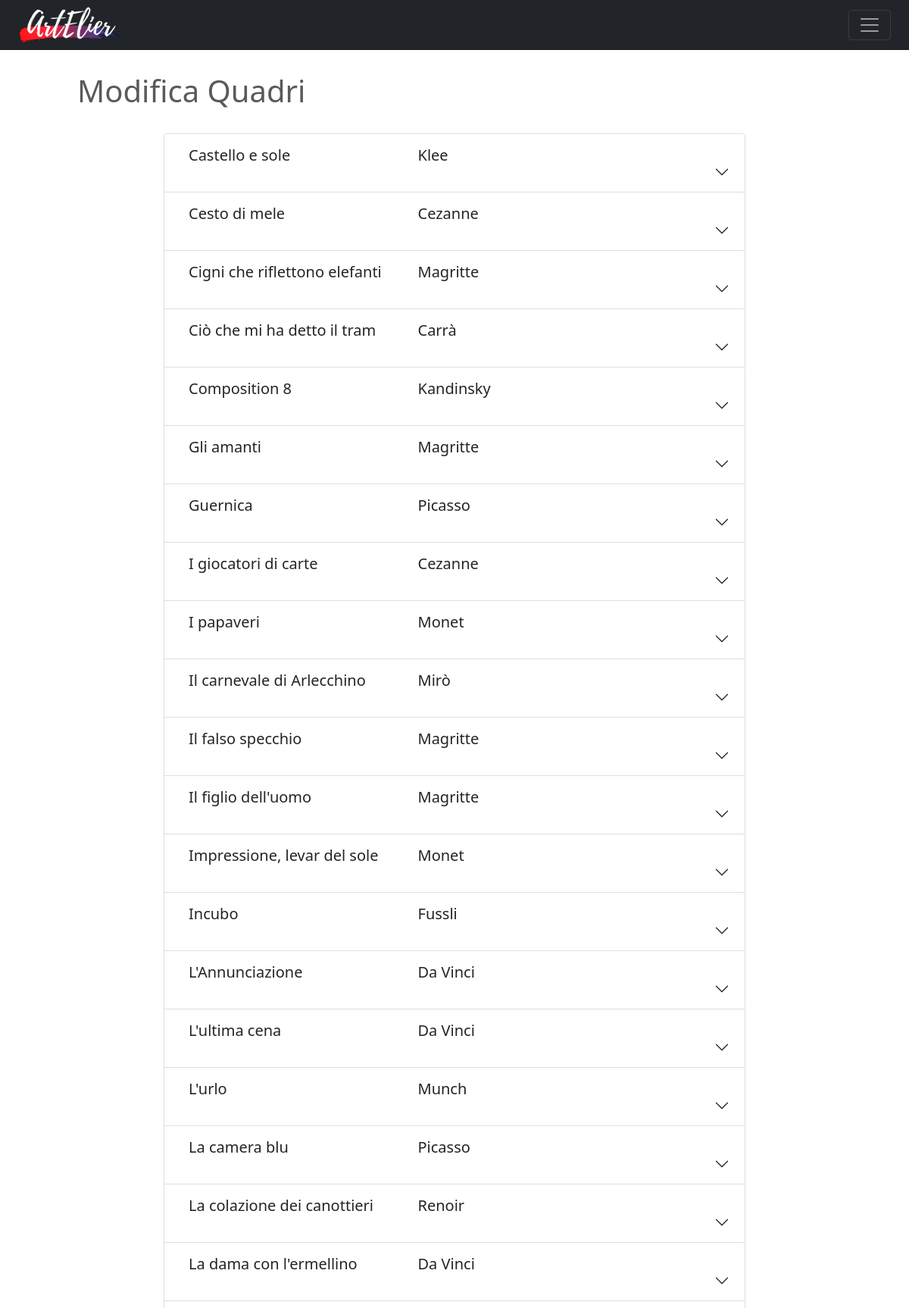
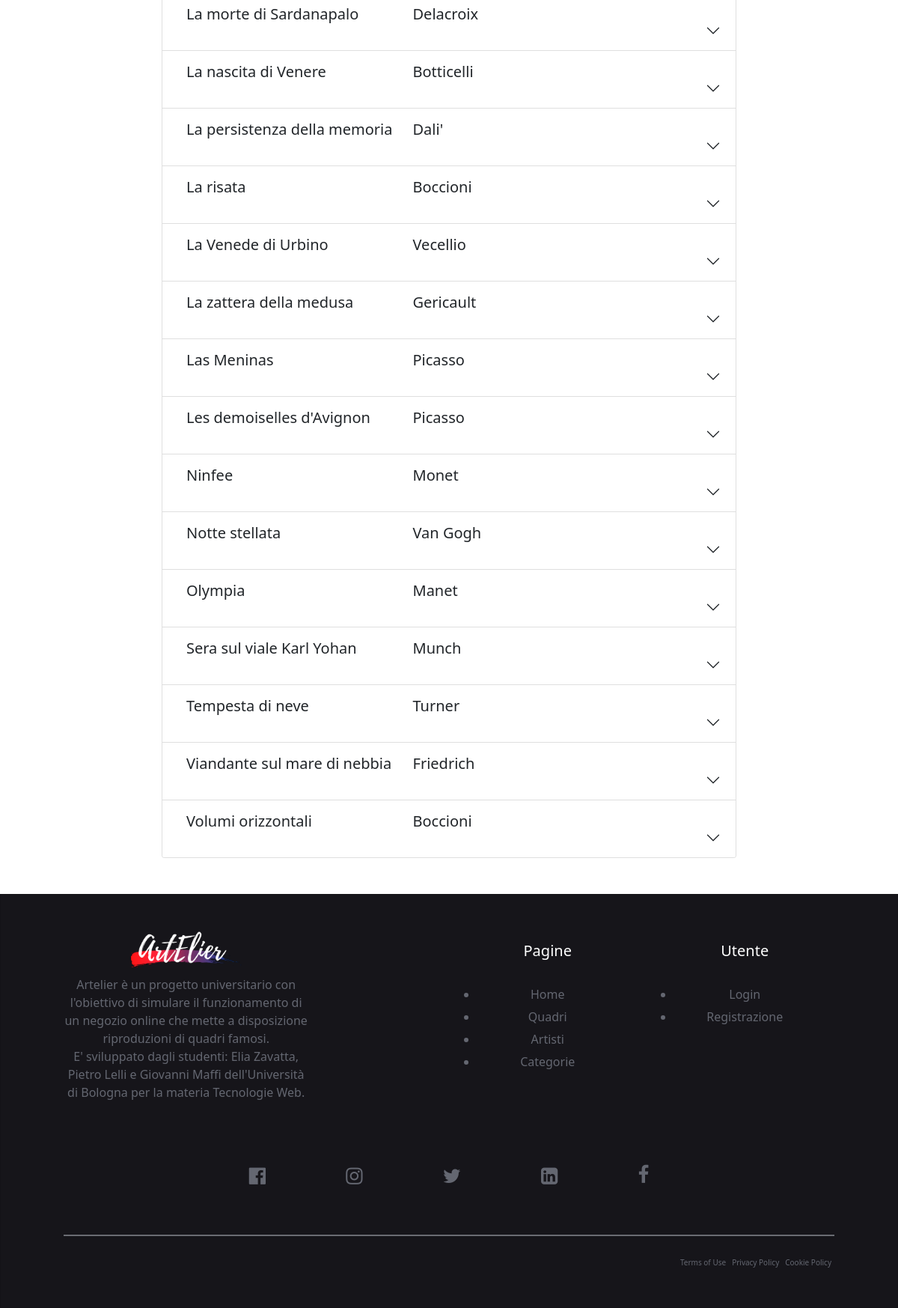
The page /Progetto/Php/archivio-modifica-art.php on the database its author committed (2 pictures, top to bottom).
### tables this page shows
CREATE TABLE Quadro(
    titolo varchar(50) PRIMARY KEY,
    immagine varchar(500),
    dimensione varchar(20),
    artista varchar(50),
    nomeCorrArt varchar(50),
    prezzo float(7,2),
    descrizione varchar(500),
    eliminato tinyint(1),
    codQuadro int,
    quantità int,
    FOREIGN KEY(artista) REFERENCES Artista(cognome),
    FOREIGN KEY(nomeCorrArt) REFERENCES CorrenteArtistica(nomeCorrArt)
);

### Progetto/Php/archivio-modifica-art.php (called while the page is built, shortened)
<?php
require_once 'bootstrap.php';
$templateParams["notifiche"] = $dbh->countNotifiche($_SESSION['email']);
$templateParams["quadri"] = $dbh->getQuadriNonEliminati();
require 'template/modifica-art.php';
?>

### Progetto/Php/database.php (called while the page is built, shortened)
<?php
class DatabaseHelper{
    private $db;
    public function __construct($servername, $username, $password, $dbname, $port){
        $this->db = new mysqli($servername, $username, $password, $dbname, $port);
    }
    public function getQuadriNonEliminati(){
        $query = "SELECT * FROM quadro WHERE eliminato=0";
        $stmt = $this->db->prepare($query);
        $stmt->execute();
        $result = $stmt->get_result();
        return $result->fetch_all(MYSQLI_ASSOC);
    }
    public function countNotifiche($email){
        $query ="SELECT COUNT(*) AS num FROM notifica WHERE email=? AND visualizzato = 0";
        $stmt = $this->db->prepare($query);
        $stmt->bind_param('s',$email);
        $stmt->execute();
        $result = $stmt->get_result();
        return $result->fetch_all(MYSQLI_ASSOC);
    }
}
?>

### Progetto/Php/bootstrap.php (called while the page is built, shortened)
<?php
require_once("utils/function.php");
require_once("database.php");
$dbh = new DatabaseHelper("localhost", "root", "", "artelier",3306);
?>

### Progetto/Php/utils/function.php (called while the page is built, shortened)
<?php
function isUserLoggedIn(){
    return !empty($_SESSION['email']);
}
?>

### Progetto/Php/template/modifica-art.php (the view, shortened to what this page needs)
<!doctype html>
<html lang="it">
  <head>
	<link href="https://cdn.jsdelivr.net/npm/bootstrap@5.1.3/dist/css/bootstrap.min.css" rel="stylesheet">
  <link rel="stylesheet" href="https://cdnjs.cloudflare.com/ajax/libs/font-awesome/4.7.0/css/font-awesome.min.css">
    <link href="../Css/modificaArt.css" rel="stylesheet">
  </head>
  <body>
  <header>
      <div class="container-fluid" style="padding: 0px;">
        <div class="row">
          <div class="col-12">
            <nav class="navbar navbar-dark bg-dark fixed-top">
              <div class="container-fluid">
                <a href="./home2.php"><img src="../Immagini/logobiancocut.png" class="d-block" alt="..." style="margin: 0px; padding: 0px; width: 150px;"></a>
                <button class="navbar-toggler" type="button" data-bs-toggle="offcanvas" data-bs-target="#offcanvasNavbar" aria-controls="offcanvasNavbar">
                  <span class="navbar-toggler-icon"></span>
                </button>
              </div>
            </nav>
          </div>
        </div>
    </header>
    <main>
    <div class="row">
          <div class="col-md-1"></div>
          <div class="col-md-10">
            <h1><br><br>Modifica Quadri</h1><br>
          </div>
    </div>
    <div class="row">
    <div class="col-md-2 col-0"></div>
    <div class="col-md-8 col-12 accordion px-4" id="quadroAccordion">
        <?php foreach($templateParams["quadri"] as $quadro): ?>
            <div class="accordion-item">
                <h2 id="header<?php echo $quadro["codQuadro"]?>" class="accordion-header">
                <button class="accordion-button pt-3 row mx-0 collapsed" type="button" data-bs-toggle="collapse" data-bs-target="#quadro<?php echo $quadro["codQuadro"]?>" aria-controls="quadro<?php echo $quadro["codQuadro"]?>">
                    <div class="col-5 ml-2">
                        <label><?php echo $quadro["titolo"]?></label>
                    </div>
                    <div class="col-5">
                        <label><?php echo $quadro["artista"]?></label>
                    </div>
                </button>
                </h2>
            </div>
        <?php endforeach; ?>
    </div>
</div>
    </main>
  <div id="chisiamo" class="container-fluid mt-5" style="padding: 0px; text-align: center;">
    <div class="card" style="width: 100%;">
        <div class="row mb-4 ">
            <div class="col-md-4 ">
                <div class="footer-text">
                        <a href="./home2.php"> <img src="../Immagini/logobiancocut.png" alt="" style="max-height: 50px; margin-bottom: 10px;"></a>
                    <p class="card-text">Artelier è un progetto universitario con l'obiettivo di simulare il funzionamento di un negozio online che mette a disposizione riproduzioni di quadri famosi.<br>
                      E' sviluppato dagli studenti: Elia Zavatta, Pietro Lelli e Giovanni Maffi dell'Università di Bologna per la materia Tecnologie Web.</p>
                </div>
            </div>
            <div class="col-md-2"></div>
            <div class="col-md-3">
                <h5 class="heading" style="margin-top: 15px;">Pagine</h5>
                <ul>
                  <a href="./home2.php"><li>Home</li></a>
                  <a href="./archivio-quadri.php"><li>Quadri</li></a>
                  <a href="./archivio-artisti.php"><li>Artisti</li></a>
                  <a href="./archivio-Categorie.php"><li>Categorie</li></a>
                </ul>
            </div>
            <div class="col-md-3">
                <h5 class="heading" style="margin-top: 15px;">Utente</h5>
                <ul class="card-text">
                <?php if(isUserLoggedIn()): ?>
                    <a href="./utente2.php"><li>Account</li></a>
                    <a href="./archivio-carrello.php"><li>Carrello</li></a>
                    <a href="./logout.php"><li>Logout</li></a>
                    <?php else: ?>
                      <a href="./login.php"><li>Login</li></a>
                      <a href="./registrazione.php"><li>Registrazione</li></a>
                    <?php endif; ?>
                </ul>
            </div>
        </div>
        <div class="row">
          <div class="col-12">
            <div class="social mt-2 mb-3"> <i class="fa fa-facebook-official fa-lg"></i> <i class="fa fa-instagram fa-lg"></i> <i class="fa fa-twitter fa-lg"></i> <i class="fa fa-linkedin-square fa-lg"></i> <i class="fa fa-facebook"></i> </div>
          </div>
        </div>
        <div class="divider mb-4"> </div>
        <div class="row" style="font-size:10px;">
          <div class="col-md-6 col-sm-6 col-xs-6"></div>
          <div class="col-md-6 col-sm-6 col-xs-6">
            <div class="pull-right mr-4 d-flex policy">
              <div>Terms of Use</div>
              <div>Privacy Policy</div>
              <div>Cookie Policy</div>
            </div>
          </div>
        </div>
      </div>
    </div>
  </body>
</html>

### Progetto/Css/modificaArt.css (style rules this page uses)
body { color: #5a5a5a; }
label { font-size: 20px; }
.card { padding: 4% 7%; color: #646771; background-color: #16151a; border-radius: 0px }
ul { padding: 20px }
.card li { margin: 6px; }
.social>i { padding: 5%; font-size: 26px }
.policy>div { padding: 4px }
.divider { border-top: 2px solid rgba(189, 196, 203, 0.5); }
.footer-text > h1, h5 { color: #fff; }
.card a { text-decoration: none; color: #646771; }

### rows shown on the page
quadro: titolo "Castello e sole", artista "Klee"
quadro: titolo "Cesto di mele", artista "Cezanne"
quadro: titolo "Cigni che riflettono elefanti", artista "Magritte"
quadro: titolo "Ciò che mi ha detto il tram", artista "Carrà"
quadro: titolo "Composition 8", artista "Kandinsky"
quadro: titolo "Gli amanti", artista "Magritte"
quadro: titolo "Guernica", artista "Picasso"
quadro: titolo "I giocatori di carte", artista "Cezanne"
quadro: titolo "I papaveri", artista "Monet"
quadro: titolo "Il carnevale di Arlecchino", artista "Mirò"
quadro: titolo "Il falso specchio", artista "Magritte"
quadro: titolo "Il figlio dell'uomo", artista "Magritte"
quadro: titolo "Impressione, levar del sole", artista "Monet"
quadro: titolo "Incubo", artista "Fussli"
quadro: titolo "L'Annunciazione", artista "Da Vinci"
quadro: titolo "L'ultima cena", artista "Da Vinci"
quadro: titolo "L'urlo", artista "Munch"
quadro: titolo "La camera blu", artista "Picasso"
quadro: titolo "La colazione dei canottieri", artista "Renoir"
quadro: titolo "La dama con l'ermellino", artista "Da Vinci"
quadro: titolo "La morte di Sardanapalo", artista "Delacroix"
quadro: titolo "La nascita di Venere", artista "Botticelli"
quadro: titolo "La persistenza della memoria", artista "Dali'"
quadro: titolo "La risata", artista "Boccioni"
quadro: titolo "La Venede di Urbino", artista "Vecellio"
quadro: titolo "La zattera della medusa", artista "Gericault"
quadro: titolo "Las Meninas", artista "Picasso"
quadro: titolo "Les demoiselles d'Avignon", artista "Picasso"
quadro: titolo "Ninfee", artista "Monet"
quadro: titolo "Notte stellata", artista "Van Gogh"
quadro: titolo "Olympia", artista "Manet"
quadro: titolo "Sera sul viale Karl Yohan", artista "Munch"
quadro: titolo "Tempesta di neve", artista "Turner"
quadro: titolo "Viandante sul mare di nebbia", artista "Friedrich"
quadro: titolo "Volumi orizzontali", artista "Boccioni"
